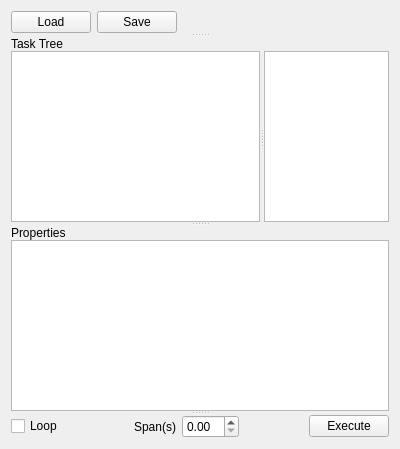
<?xml version="1.0" encoding="UTF-8"?>
<ui version="4.0">
 <class>moveit_rviz_plugin::TaskView</class>
 <widget class="QWidget" name="moveit_rviz_plugin::TaskView">
  <property name="geometry">
   <rect>
    <x>0</x>
    <y>0</y>
    <width>400</width>
    <height>449</height>
   </rect>
  </property>
  <property name="windowTitle">
   <string>Tasks Panel</string>
  </property>
  <layout class="QVBoxLayout" name="verticalLayout">
   <item>
    <widget class="QSplitter" name="tasks_property_splitter">
     <property name="orientation">
      <enum>Qt::Vertical</enum>
     </property>
     <widget class="QWidget" name="horizontalLayoutWidget">
      <layout class="QHBoxLayout" name="horizontalLayout">
       <item>
        <widget class="QPushButton" name="pushButton_load">
         <property name="text">
          <string>Load</string>
         </property>
        </widget>
       </item>
       <item>
        <widget class="QPushButton" name="pushButton_save">
         <property name="text">
          <string>Save</string>
         </property>
        </widget>
       </item>
       <item>
        <spacer name="horizontalSpacer">
         <property name="orientation">
          <enum>Qt::Horizontal</enum>
         </property>
         <property name="sizeHint" stdset="0">
          <size>
           <width>40</width>
           <height>20</height>
          </size>
         </property>
        </spacer>
       </item>
       <item>
        <widget class="QLabel" name="label_logo">
         <property name="text">
          <string/>
         </property>
        </widget>
       </item>
      </layout>
     </widget>
     <widget class="QWidget" name="layoutWidget">
      <layout class="QVBoxLayout" name="verticalLayout1">
       <property name="spacing">
        <number>0</number>
       </property>
       <item>
        <widget class="QLabel" name="tasks_view_label">
         <property name="text">
          <string>Task Tree</string>
         </property>
        </widget>
       </item>
       <item>
        <widget class="QSplitter" name="tasks_solutions_splitter">
         <property name="sizePolicy">
          <sizepolicy hsizetype="Expanding" vsizetype="Expanding">
           <horstretch>0</horstretch>
           <verstretch>0</verstretch>
          </sizepolicy>
         </property>
         <property name="orientation">
          <enum>Qt::Horizontal</enum>
         </property>
         <widget class="moveit_rviz_plugin::TaskListView" name="tasks_view">
          <property name="sizePolicy">
           <sizepolicy hsizetype="Preferred" vsizetype="Expanding">
            <horstretch>2</horstretch>
            <verstretch>0</verstretch>
           </sizepolicy>
          </property>
          <property name="contextMenuPolicy">
           <enum>Qt::ActionsContextMenu</enum>
          </property>
          <property name="indentation">
           <number>15</number>
          </property>
          <property name="uniformRowHeights">
           <bool>true</bool>
          </property>
          <property name="allColumnsShowFocus">
           <bool>true</bool>
          </property>
          <attribute name="headerCascadingSectionResizes">
           <bool>true</bool>
          </attribute>
          <attribute name="headerStretchLastSection">
           <bool>false</bool>
          </attribute>
         </widget>
         <widget class="moveit_rviz_plugin::SolutionListView" name="solutions_view">
          <property name="sizePolicy">
           <sizepolicy hsizetype="Preferred" vsizetype="Expanding">
            <horstretch>1</horstretch>
            <verstretch>0</verstretch>
           </sizepolicy>
          </property>
          <property name="selectionMode">
           <enum>QAbstractItemView::ExtendedSelection</enum>
          </property>
          <property name="selectionBehavior">
           <enum>QAbstractItemView::SelectRows</enum>
          </property>
          <property name="textElideMode">
           <enum>Qt::ElideNone</enum>
          </property>
          <property name="horizontalScrollMode">
           <enum>QAbstractItemView::ScrollPerPixel</enum>
          </property>
          <property name="rootIsDecorated">
           <bool>false</bool>
          </property>
          <property name="uniformRowHeights">
           <bool>true</bool>
          </property>
          <property name="sortingEnabled">
           <bool>true</bool>
          </property>
          <property name="allColumnsShowFocus">
           <bool>true</bool>
          </property>
         </widget>
        </widget>
       </item>
      </layout>
     </widget>
     <widget class="QWidget" name="layoutWidget1">
      <layout class="QVBoxLayout" name="verticalLayout2">
       <property name="spacing">
        <number>0</number>
       </property>
       <item>
        <widget class="QLabel" name="property_view_label">
         <property name="text">
          <string>Properties</string>
         </property>
        </widget>
       </item>
       <item>
        <widget class="rviz::PropertyTreeWidget" name="property_view">
         <property name="sizePolicy">
          <sizepolicy hsizetype="Expanding" vsizetype="Expanding">
           <horstretch>0</horstretch>
           <verstretch>0</verstretch>
          </sizepolicy>
         </property>
        </widget>
       </item>
      </layout>
     </widget>
     <widget class="QWidget" name="horizontalLayoutWidget_2">
      <layout class="QHBoxLayout" name="horizontalLayout_2">
       <item>
        <widget class="QCheckBox" name="checkBox_loop">
         <property name="text">
          <string>Loop</string>
         </property>
        </widget>
       </item>
       <item>
        <spacer name="horizontalSpacer_3">
         <property name="orientation">
          <enum>Qt::Horizontal</enum>
         </property>
         <property name="sizeHint" stdset="0">
          <size>
           <width>40</width>
           <height>20</height>
          </size>
         </property>
        </spacer>
       </item>
       <item>
        <widget class="QLabel" name="label">
         <property name="text">
          <string>Span(s)</string>
         </property>
        </widget>
       </item>
       <item>
        <widget class="QDoubleSpinBox" name="doubleSpinBox_span"/>
       </item>
       <item>
        <spacer name="horizontalSpacer_2">
         <property name="orientation">
          <enum>Qt::Horizontal</enum>
         </property>
         <property name="sizeHint" stdset="0">
          <size>
           <width>40</width>
           <height>20</height>
          </size>
         </property>
        </spacer>
       </item>
       <item>
        <widget class="QPushButton" name="pushButton_execute">
         <property name="text">
          <string>Execute</string>
         </property>
        </widget>
       </item>
      </layout>
     </widget>
    </widget>
   </item>
  </layout>
  <action name="actionRemoveTaskTreeRows">
   <property name="text">
    <string>Remove</string>
   </property>
   <property name="toolTip">
    <string>Remove selected rows</string>
   </property>
   <property name="shortcut">
    <string>Del</string>
   </property>
   <property name="shortcutContext">
    <enum>Qt::WidgetShortcut</enum>
   </property>
  </action>
  <action name="actionAddLocalTask">
   <property name="text">
    <string>Add task or stage</string>
   </property>
   <property name="toolTip">
    <string>Add task or stage</string>
   </property>
  </action>
  <action name="actionShowTimeColumn">
   <property name="checkable">
    <bool>true</bool>
   </property>
   <property name="text">
    <string>ShowTimeColumn</string>
   </property>
   <property name="toolTip">
    <string>show time column</string>
   </property>
  </action>
 </widget>
 <customwidgets>
  <customwidget>
   <class>moveit_rviz_plugin::TaskListView</class>
   <extends>QTreeView</extends>
   <header>task_list_model.h</header>
  </customwidget>
  <customwidget>
   <class>rviz::PropertyTreeWidget</class>
   <extends>QTreeView</extends>
   <header location="global">rviz/properties/property_tree_widget.h</header>
  </customwidget>
  <customwidget>
   <class>moveit_rviz_plugin::SolutionListView</class>
   <extends>QTreeView</extends>
   <header>task_list_model.h</header>
  </customwidget>
 </customwidgets>
 <resources/>
 <connections/>
</ui>
